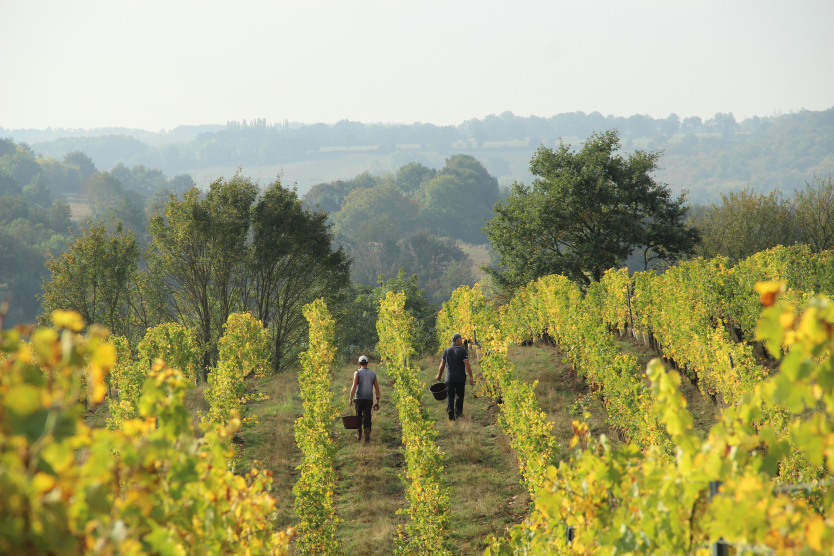
#> input picture src/photos/brut/d02/061.jpg, 2500 x 1666 px (shown at 1/3 size)
$ python -i preparer-photos.py   (imports and definitions only)
#> lines starting #> are read from the running program, lines starting #| are printed output that depends on the picture
#!/usr/bin/env python3
"""Prépare les images des fiches : un cadrage rond, une bouteille détourée, un traitement unique.

D'où viennent les images : les dossiers de l'agence, copiés tels quels dans src/photos/brut/
(chemin ignoré par git : les originaux restent en local, seules les images traitées sont
versionnées).

    src/photos/brut/Bouteilles_de_vin/<Nom_du_domaine>/…       → la bouteille
    src/photos/brut/Domaines_et_vignerons/<Nom_du_domaine>/…   → le rond (vigneron ou logo)

Le nom du dossier est le nom du domaine. L'appariement dossier → domaine, et le choix d'une
image dans chaque dossier, sont écrits dans data/photos-locales.json une fois validés par
l'agence : ce script ne devine rien, il applique cette table et rien d'autre.

    python3 scripts/preparer-photos.py --inventaire   liste brut/, propose une correspondance,
                                                      fait une planche de contact par dossier
    python3 scripts/preparer-photos.py                prépare les images de la table validée
    python3 scripts/preparer-photos.py --seulement 18 prépare les seules images du n°18, sans
                                                      toucher aux autres (quand les originaux des
                                                      autres ne sont pas dans brut/)
    python3 scripts/preparer-photos.py --seulement 2 3 --role bouteille
                                                      ne refait que les bouteilles des n°2 et 3 :
                                                      leurs ronds restent tels quels

Sorties : src/photos/rond/dNN.jpg (pour le PDF, cerclé par la feuille de style),
src/photos/rond/dNN-cercle.png (le même, déjà masqué en cercle, pour le .pptx),
src/photos/bouteille/dNN.png (détourée, fond transparent) et data/photos-preparees.json.
Ce qui est écarté (trop petit, non détourable) l'est dans data/photos-ecartees.json, avec
la raison : l'emplacement garde alors son repère pointillé.

Le traitement est appliqué par cette seule fonction, à toutes les images : c'est ce qui
les fait appartenir au même catalogue plutôt qu'à quarante univers différents.
"""
import io, json, math, pathlib, re, subprocess, sys, unicodedata
from PIL import (Image, ImageChops, ImageCms, ImageDraw, ImageEnhance, ImageFilter, ImageOps,
                 ImageStat)

RACINE = pathlib.Path(__file__).resolve().parent.parent
BRUT = RACINE / "src/photos/brut"
ARBRES = {"bouteille": "Bouteilles_de_vin", "rond": "Domaines_et_vignerons"}
TABLE = RACINE / "data/photos-locales.json"
ROND = RACINE / "src/photos/rond"
BOUT = RACINE / "src/photos/bouteille"
EXTENSIONS = {".jpg", ".jpeg", ".png", ".webp", ".tif", ".tiff", ".bmp", ".gif", ".heic"}

# Les emplacements, en millimètres : ils ne bougent pas, l'agence compte dessus.
MM_ROND = 40
MM_BOUT_L, MM_BOUT_H = 24, 62
PPI_CIBLE, PPI_PLANCHER = 300, 200
PLANCHER_DEFAUT = PPI_PLANCHER
def px(mm, ppi=PPI_CIBLE):
    return round(mm / 25.4 * ppi)
PX_ROND = px(MM_ROND)                   # 472 px
PX_BOUT_L = px(MM_BOUT_L)               # 283 px
PX_BOUT_H = px(MM_BOUT_H)               # 732 px
#> further down, picture is the input picture: PIL image 2500x1666 RGB; mean R, G, B 159.9, 159.4, 115.3


# n° du domaine → [x, y, l, h] du carré du rond dans son image entière, en fractions
ENTIERES = {}


class Ecartee(Exception):
    """Une image qu'on ne pose pas : l'emplacement reste vide, avec sa raison."""


# [30 lines left out: functions ouvrir, recadrer, not called in this run]


def a_de_la_transparence(im):
    return im.mode == "RGBA" and im.getchannel("A").getextrema()[0] < 250


def aplatir(im, fond=None):
    """Un logo en PNG transparent doit retomber sur un fond qui le laisse lisible :
    clair sous un logo sombre, sombre sous un logo clair. La table peut imposer ce fond
    ('fond': '#ffffff'), quand le logo porte déjà son propre cartouche clair."""
    if im.mode not in ("RGBA", "LA", "P"):
        return im.convert("RGB")
    im = im.convert("RGBA")
    opaque = im.getchannel("A").point(lambda a: 255 if a > 60 else 0)
    if not opaque.getbbox():
        return im.convert("RGB")
    r, v, b = ImageStat.Stat(im.convert("RGB"), mask=opaque).mean
    clarte = 0.2126 * r + 0.7152 * v + 0.0722 * b
    if fond is None:
        fond = (70, 96, 110) if clarte > 150 else (251, 248, 241)
    plat = Image.new("RGB", im.size, fond)
    plat.paste(im, (0, 0), im)
    return plat


def etalonner(im):
    """Le traitement unique : légèrement désaturé, réchauffé, contraste tenu.
    Les images viennent de quarante domaines ; elles doivent sortir d'une même main."""
    im = ImageEnhance.Color(im).enhance(0.82)
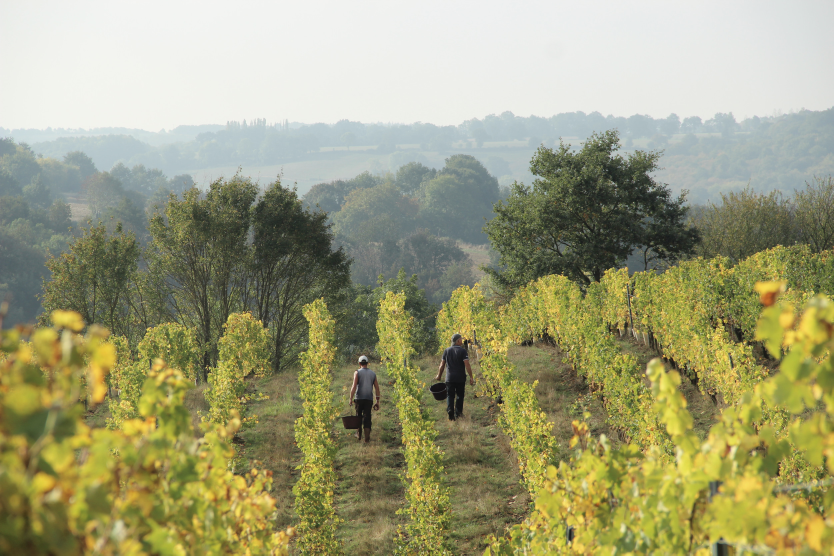
#> im: PIL image 2500x1666 RGB (shown at 1/3 size); mean R, G, B 158.5, 158, 121.9
    im = ImageEnhance.Contrast(im).enhance(1.06)
    r, v, b = im.split()
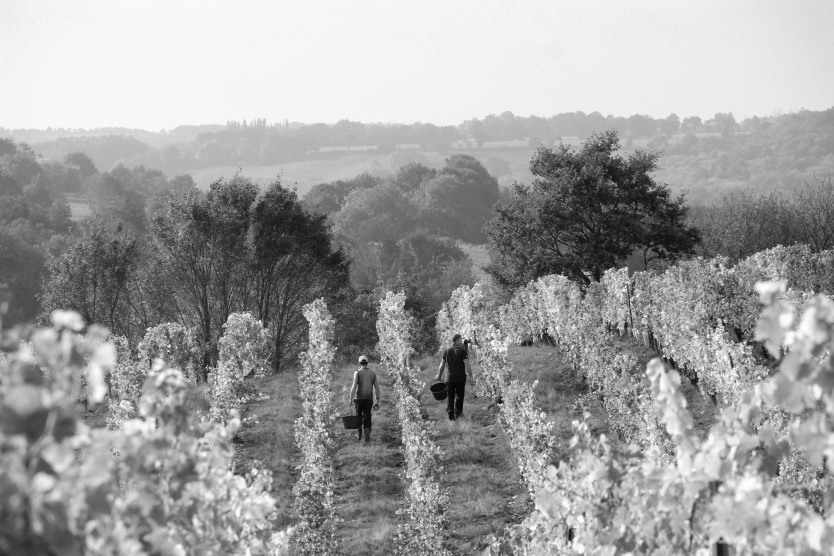
#> r: PIL image 2500x1666 L (shown at 1/3 size); min 0, max 255, mean 158.3
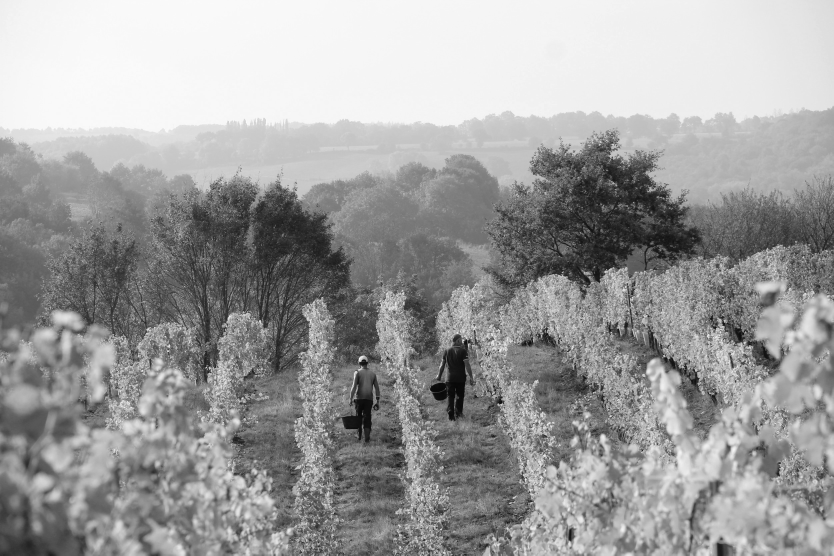
#> v: PIL image 2500x1666 L (shown at 1/3 size); min 0, max 255, mean 157.8
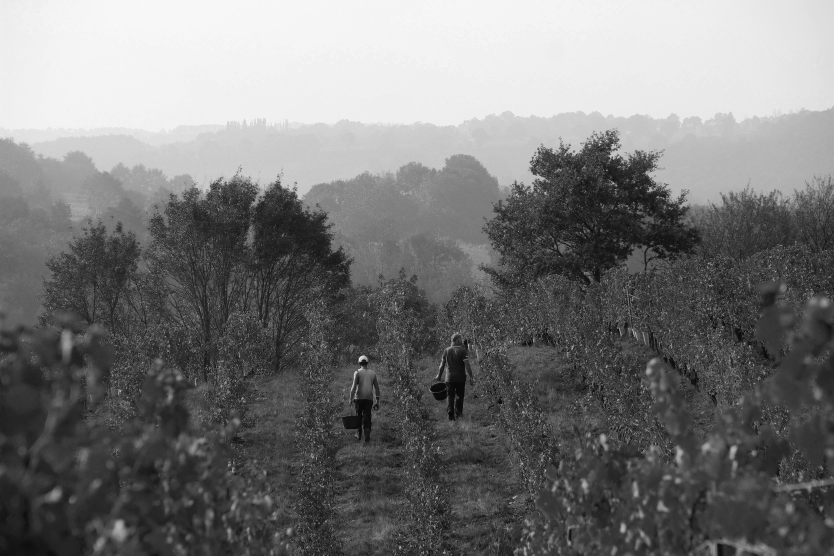
#> b: PIL image 2500x1666 L (shown at 1/3 size); min 0, max 254, mean 119.4
    r = r.point(lambda x: min(255, int(x * 1.035 + 3)))
    b = b.point(lambda x: max(0, int(x * 0.965)))
    return Image.merge("RGB", (r, v, b))


def traitement(im, fond=None):
    return etalonner(aplatir(im, fond))


# [19 lines left out: function remplir_depuis_les_bords, not called in this run]


def couleur_des_coins(im):
    coins = [im.getpixel(p) for p in
             ((2, 2), (im.width - 3, 2), (2, im.height - 3), (im.width - 3, im.height - 3))]
#> coins = [(249, 238, 227), (227, 218, 210), (50, 51, 19), (220, 174, 70)]
    return tuple(sum(c[i] for c in coins) // 4 for i in range(3))


# [203 lines left out: functions silhouette, detourer, cercle, plancher_rond, reculer, diptyque and 1 more, not called in this run]


def rond_logo(im, forme=None, fond=None):
    """Un logo ne se recadre jamais : il entre en entier, centré, à l'échelle, sur une
    réserve claire. C'est sa diagonale qui doit tenir dans le cercle, pas sa largeur :
    un logo carré posé au plus large aurait ses coins rognés par le masque. Un logo déjà
    rond ('forme': 'rond') tient par son diamètre, avec un liseré d'air."""
    plat = traitement(im, fond)
    fond = couleur_des_coins(plat)
#> fond = (186, 170, 131)
    diff = ImageChops.difference(plat, Image.new("RGB", plat.size, fond)).convert("L")
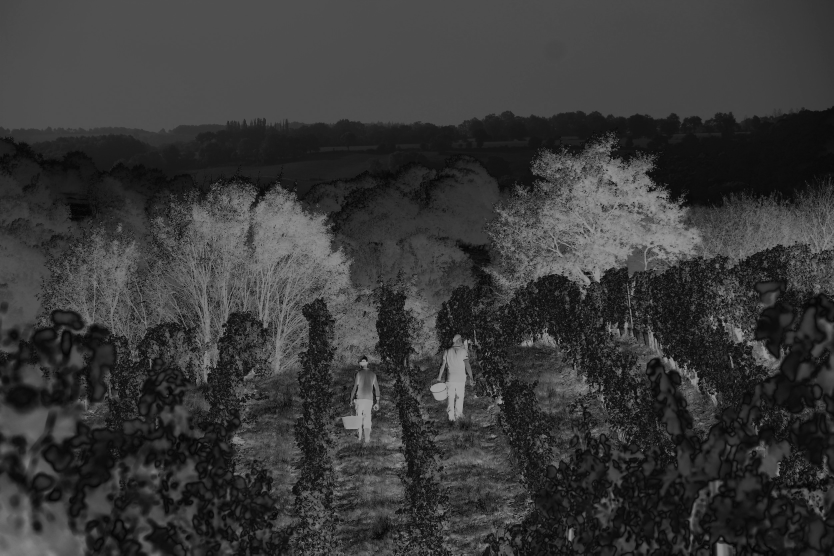
#> diff: PIL image 2500x1666 L (shown at 1/3 size); min 0, max 169, mean 56.7
    boite = diff.point(lambda x: 255 if x > 18 else 0).getbbox() or (0, 0, *plat.size)
#> boite = (0, 0, 2500, 1666)
    logo = plat.crop(boite)
    lw, lh = logo.size
#> lw = 2500; lh = 1666
    # la diagonale du logo occupe 86 % du diamètre : un peu d'air tout autour
    s = (0.92 * PX_ROND / max(lw, lh)) if forme == "rond" else 0.86 * PX_ROND / math.hypot(lw, lh)
#> s = 0.135
    ppi = PPI_CIBLE / s
#> ppi = 2220.3
    if ppi < PPI_PLANCHER:
        raise Ecartee(f"logo trop petit : {lw}x{lh} px utiles, {ppi:.0f} ppi une fois posé "
                      f"(plancher {PPI_PLANCHER} ppi)")
    # sous 300 ppi, c'est le cercle qui se resserre autour du logo, jamais le logo qui grossit
    cote = round(PX_ROND / max(1.0, s))
#> cote = 472
    echelle = min(1.0, s)
#> echelle = 0.135
    logo = logo.resize((max(1, round(lw * echelle)), max(1, round(lh * echelle))), Image.LANCZOS)
    reserve = Image.new("RGB", (cote, cote), fond)
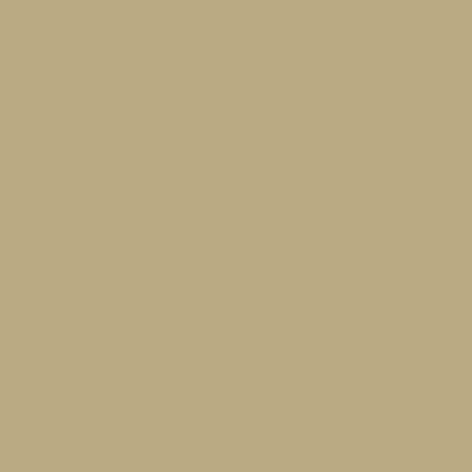
#> reserve: PIL image 472x472 RGB; mean R, G, B 186, 170, 131
    reserve.paste(logo, ((cote - logo.width) // 2, (cote - logo.height) // 2))
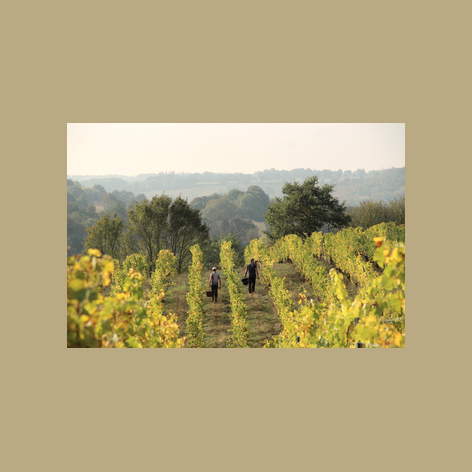
#> reserve: PIL image 472x472 RGB; mean R, G, B 179.2, 165.8, 125.4
    return reserve, ppi


# ——————————————————————————————————————————————————————— la bouteille ———

# [158 lines left out: functions detourer_au_modele, faire_bouteille, not called in this run]


# ——————————————————————————————————————————————————————— l'inventaire ———

MOTS_VIDES = {"domaine", "domaines", "chateau", "champagne", "maison", "famille", "et", "de",
              "du", "des", "la", "le", "les", "l", "d", "fils", "vins", "vin", "vignobles", "jus",
              "cepages", "sa", "sas", "earl", "scea", "gaec"}


def mots(texte):
    t = unicodedata.normalize("NFD", texte).encode("ascii", "ignore").decode().lower()
    return [m for m in re.split(r"[^a-z0-9]+", t) if m]


# [13 lines left out: function proposer, not called in this run]


def images_de(dossier):
    return sorted(p for p in dossier.rglob("*")
                  if p.is_file() and p.suffix.lower() in EXTENSIONS and not p.name.startswith("."))


# [193 lines left out: functions planche, inventaire, obtenir, preparer, ecrire_credits, not called in this run]


# [13 lines not run here, left out]

>>> from PIL import Image
>>> picture = Image.open('../src/photos/brut/d02/061.jpg')
>>> result = rond_logo(picture)

$ run again, on src/photos/brut/d05/004.jpg
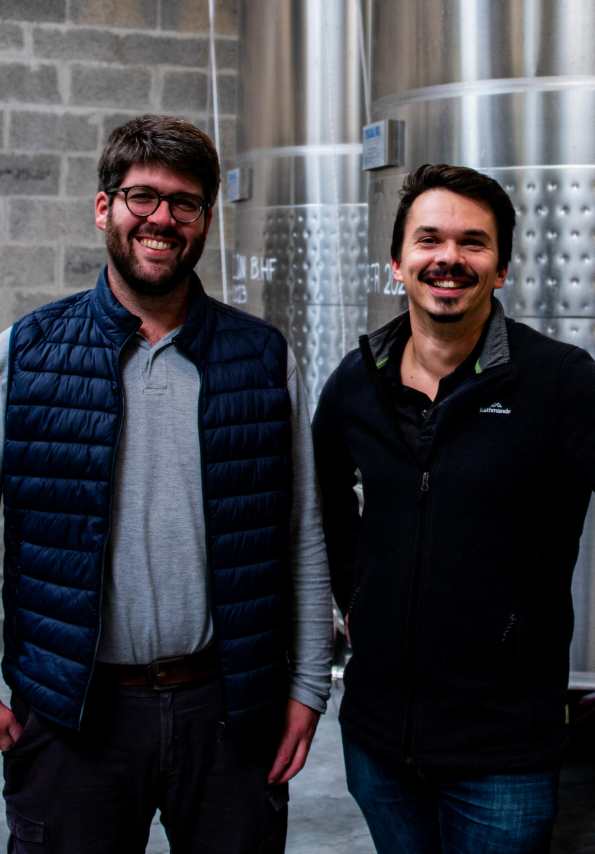
#> input picture src/photos/brut/d05/004.jpg, 1784 x 2560 px (shown at 1/3 size)
#> picture is the input picture: PIL image 1784x2560 RGB; mean R, G, B 61, 61.4, 67.6
#> coins = [(93, 87, 83), (196, 188, 184), (114, 121, 133), (18, 15, 14)]
#> fond = (105, 102, 103)
#> in rond_logo, `diff = ImageChops.difference(plat, Image.new("RGB", plat.size, fond))...`:
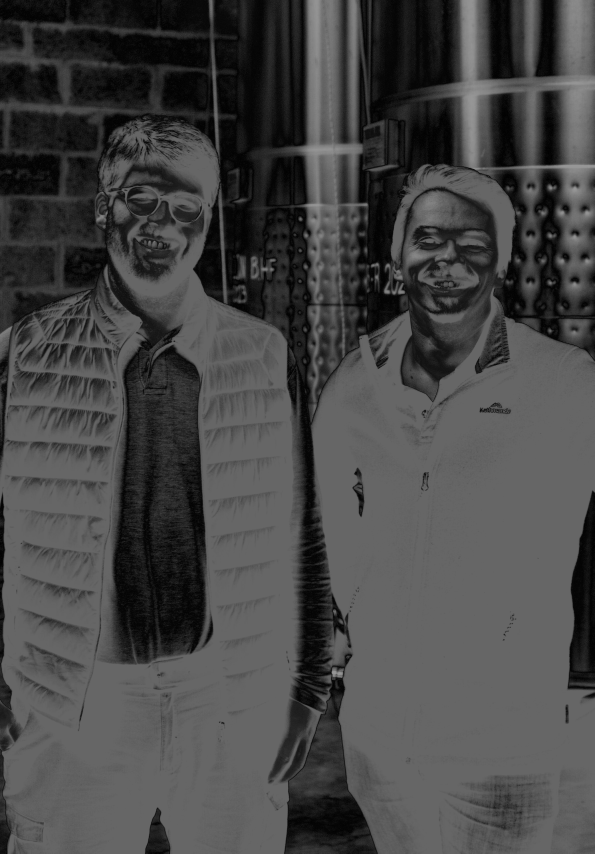
#> diff: PIL image 1784x2560 L (shown at 1/3 size); min 0, max 151, mean 70.3
#> boite = (0, 0, 1784, 2560)
#> in rond_logo, `reserve.paste(logo, ((cote - logo.width) // 2, (cote - logo.height) //..`:
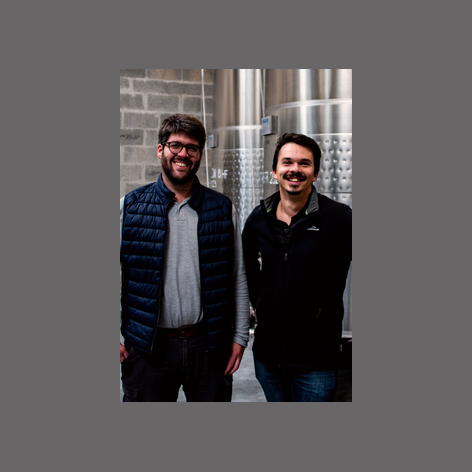
#> reserve: PIL image 472x472 RGB; mean R, G, B 91.6, 88, 89.4
